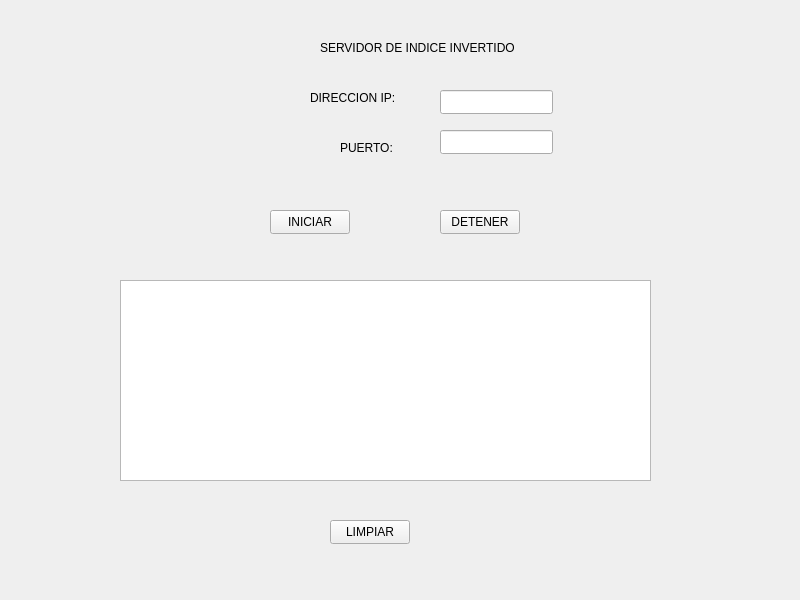
<?xml version="1.0" encoding="UTF-8"?>
<ui version="4.0">
 <class>Widget</class>
 <widget class="QWidget" name="Widget">
  <property name="geometry">
   <rect>
    <x>0</x>
    <y>0</y>
    <width>800</width>
    <height>600</height>
   </rect>
  </property>
  <property name="windowTitle">
   <string>Widget</string>
  </property>
  <widget class="QLabel" name="label">
   <property name="geometry">
    <rect>
     <x>320</x>
     <y>40</y>
     <width>211</width>
     <height>16</height>
    </rect>
   </property>
   <property name="text">
    <string>SERVIDOR DE INDICE INVERTIDO</string>
   </property>
  </widget>
  <widget class="QTextBrowser" name="log">
   <property name="geometry">
    <rect>
     <x>120</x>
     <y>280</y>
     <width>531</width>
     <height>201</height>
    </rect>
   </property>
  </widget>
  <widget class="QPushButton" name="limpiarlog">
   <property name="geometry">
    <rect>
     <x>330</x>
     <y>520</y>
     <width>80</width>
     <height>24</height>
    </rect>
   </property>
   <property name="text">
    <string>LIMPIAR</string>
   </property>
  </widget>
  <widget class="QLineEdit" name="ip">
   <property name="geometry">
    <rect>
     <x>440</x>
     <y>90</y>
     <width>113</width>
     <height>24</height>
    </rect>
   </property>
  </widget>
  <widget class="QPushButton" name="iniciar">
   <property name="geometry">
    <rect>
     <x>270</x>
     <y>210</y>
     <width>80</width>
     <height>24</height>
    </rect>
   </property>
   <property name="text">
    <string>INICIAR</string>
   </property>
  </widget>
  <widget class="QPushButton" name="detener">
   <property name="geometry">
    <rect>
     <x>440</x>
     <y>210</y>
     <width>80</width>
     <height>24</height>
    </rect>
   </property>
   <property name="text">
    <string>DETENER</string>
   </property>
  </widget>
  <widget class="QLineEdit" name="puerto">
   <property name="geometry">
    <rect>
     <x>440</x>
     <y>130</y>
     <width>113</width>
     <height>24</height>
    </rect>
   </property>
  </widget>
  <widget class="QLabel" name="label_2">
   <property name="geometry">
    <rect>
     <x>310</x>
     <y>90</y>
     <width>101</width>
     <height>16</height>
    </rect>
   </property>
   <property name="text">
    <string>DIRECCION IP:</string>
   </property>
  </widget>
  <widget class="QLabel" name="label_3">
   <property name="geometry">
    <rect>
     <x>340</x>
     <y>140</y>
     <width>71</width>
     <height>16</height>
    </rect>
   </property>
   <property name="text">
    <string>PUERTO:</string>
   </property>
  </widget>
 </widget>
 <resources/>
 <connections/>
</ui>
